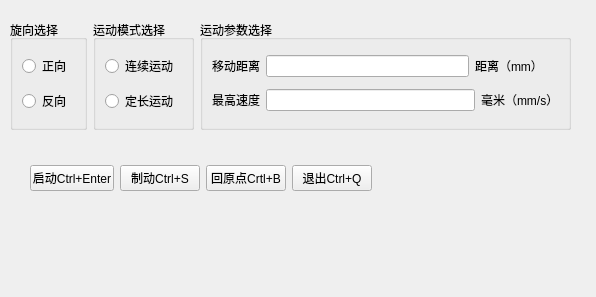
<?xml version="1.0" encoding="UTF-8"?>
<ui version="4.0">
 <class>manual</class>
 <widget class="QDockWidget" name="manual">
  <property name="geometry">
   <rect>
    <x>0</x>
    <y>0</y>
    <width>596</width>
    <height>297</height>
   </rect>
  </property>
  <property name="windowTitle">
   <string>DockWidget</string>
  </property>
  <widget class="QWidget" name="dockWidgetContents">
   <widget class="QWidget" name="layoutWidget">
    <property name="geometry">
     <rect>
      <x>10</x>
      <y>20</y>
      <width>561</width>
      <height>110</height>
     </rect>
    </property>
    <layout class="QHBoxLayout" name="horizontalLayout">
     <item>
      <widget class="QGroupBox" name="groupBoxRotateDirSelect">
       <property name="title">
        <string>旋向选择</string>
       </property>
       <layout class="QVBoxLayout" name="verticalLayout">
        <item>
         <widget class="QRadioButton" name="radioButtonCW">
          <property name="text">
           <string>正向</string>
          </property>
         </widget>
        </item>
        <item>
         <widget class="QRadioButton" name="radioButtonCCW">
          <property name="text">
           <string>反向</string>
          </property>
         </widget>
        </item>
       </layout>
      </widget>
     </item>
     <item>
      <widget class="QGroupBox" name="groupBoxMotionMode">
       <property name="title">
        <string>运动模式选择</string>
       </property>
       <layout class="QVBoxLayout" name="verticalLayout_2">
        <item>
         <widget class="QRadioButton" name="radioButtonCntnsMode">
          <property name="text">
           <string>连续运动</string>
          </property>
         </widget>
        </item>
        <item>
         <widget class="QRadioButton" name="radioButtonFixedMode">
          <property name="text">
           <string>定长运动</string>
          </property>
         </widget>
        </item>
       </layout>
      </widget>
     </item>
     <item>
      <widget class="QGroupBox" name="groupBoxMotionParaMeter">
       <property name="title">
        <string>运动参数选择</string>
       </property>
       <layout class="QGridLayout" name="gridLayout">
        <item row="0" column="0">
         <widget class="QLabel" name="labelDistance">
          <property name="text">
           <string>移动距离</string>
          </property>
         </widget>
        </item>
        <item row="0" column="1">
         <widget class="QLineEdit" name="lineEditDistanceSetting"/>
        </item>
        <item row="0" column="2" colspan="2">
         <widget class="QLabel" name="labelDistanceUnit">
          <property name="text">
           <string>距离（mm）</string>
          </property>
         </widget>
        </item>
        <item row="1" column="0">
         <widget class="QLabel" name="labelHighestSpeed">
          <property name="text">
           <string>最高速度</string>
          </property>
         </widget>
        </item>
        <item row="1" column="1" colspan="2">
         <widget class="QLineEdit" name="lineEditHighestSpeedValue"/>
        </item>
        <item row="1" column="3">
         <widget class="QLabel" name="labelSpeedUnit">
          <property name="text">
           <string>毫米（mm/s）</string>
          </property>
         </widget>
        </item>
       </layout>
      </widget>
     </item>
    </layout>
   </widget>
   <widget class="QWidget" name="layoutWidget">
    <property name="geometry">
     <rect>
      <x>30</x>
      <y>160</y>
      <width>342</width>
      <height>37</height>
     </rect>
    </property>
    <layout class="QHBoxLayout" name="horizontalLayout_2">
     <item>
      <widget class="QPushButton" name="pushButtonStart">
       <property name="text">
        <string>启动Ctrl+Enter</string>
       </property>
      </widget>
     </item>
     <item>
      <widget class="QPushButton" name="pushButtonStop">
       <property name="text">
        <string>制动Ctrl+S</string>
       </property>
      </widget>
     </item>
     <item>
      <widget class="QPushButton" name="pushButtonReturnOrigin">
       <property name="text">
        <string>回原点Crtl+B</string>
       </property>
      </widget>
     </item>
     <item>
      <widget class="QPushButton" name="pushButtonQuit">
       <property name="text">
        <string>退出Ctrl+Q</string>
       </property>
      </widget>
     </item>
    </layout>
   </widget>
  </widget>
 </widget>
 <resources/>
 <connections/>
</ui>
